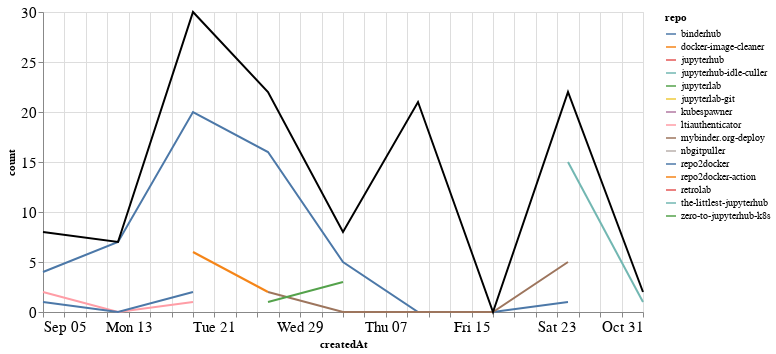

The notebook cell saved with this chart:
### Markdown cell above
### Comments

### Code cell
comments_time = comments.groupby('repo').resample('W', on='createdAt').count()['author'].reset_index()
comments_time = comments_time.rename(columns={'author': 'count'})
comments_time_total = comments_time.groupby('createdAt').agg({"count": "sum"}).reset_index()
ch1 = alt.Chart(comments_time, width=600).mark_line().encode(
    x='createdAt',
    y='count',
    color='repo',
    tooltip="repo"
)

ch2 = alt.Chart(comments_time_total, width=600).mark_line(color="black").encode(
    x='createdAt',
    y='count',
)

ch1 + ch2

### Figure 1 — Vega-Lite specification as saved in the notebook (floating-point values rounded to 4 significant figures)
{"config": {"axisLeft": {"labelFontSize": 15}, "axisBottom": {"labelFontSize": 15}}, "layer": [{"data": {"name": "data-674ad73cc11ed9fe43ff18a269f72885"}, "mark": "line", "encoding": {"color": {"type": "nominal", "field": "repo"}, "tooltip": {"type": "nominal", "field": "repo"}, "x": {"type": "temporal", "field": "createdAt"}, "y": {"type": "quantitative", "field": "count"}}, "width": 600}, {"data": {"name": "data-b68ba59d8bd9e3634dc80a27ba174c88"}, "mark": {"type": "line", "color": "black"}, "encoding": {"x": {"type": "temporal", "field": "createdAt"}, "y": {"type": "quantitative", "field": "count"}}, "width": 600}], "$schema": "https://vega.github.io/schema/vega-lite/v4.8.1.json", "datasets": {"data-674ad73cc11ed9fe43ff18a269f72885": [{"repo": "binderhub", "createdAt": "2021-09-05T00:00:00", "count": 4}, {"repo": "binderhub", "createdAt": "2021-09-12T00:00:00", "count": 7}, {"repo": "binderhub", "createdAt": "2021-09-19T00:00:00", "count": 20}, {"repo": "binderhub", "createdAt": "2021-09-26T00:00:00", "count": 16}, {"repo": "binderhub", "createdAt": "2021-10-03T00:00:00", "count": 5}, {"repo": "binderhub", "createdAt": "2021-10-10T00:00:00", "count": 0}, {"repo": "binderhub", "createdAt": "2021-10-17T00:00:00", "count": 0}, {"repo": "binderhub", "createdAt": "2021-10-24T00:00:00", "count": 1}, {"repo": "docker-image-cleaner", "createdAt": "2021-09-19T00:00:00", "count": 6}, {"repo": "docker-image-cleaner", "createdAt": "2021-09-26T00:00:00", "count": 2}, {"repo": "jupyterhub", "createdAt": "2021-10-10T00:00:00", "count": 17}, {"repo": "jupyterhub-idle-culler", "createdAt": "2021-09-26T00:00:00", "count": 1}, {"repo": "jupyterlab", "createdAt": "2021-10-10T00:00:00", "count": 1}, {"repo": "jupyterlab-git", "createdAt": "2021-10-10T00:00:00", "count": 3}, {"repo": "kubespawner", "createdAt": "2021-10-24T00:00:00", "count": 1}, {"repo": "ltiauthenticator", "createdAt": "2021-09-05T00:00:00", "count": 2}, {"repo": "ltiauthenticator", "createdAt": "2021-09-12T00:00:00", "count": 0}, {"repo": "ltiauthenticator", "createdAt": "2021-09-19T00:00:00", "count": 1}, {"repo": "mybinder.org-deploy", "createdAt": "2021-09-26T00:00:00", "count": 2}, {"repo": "mybinder.org-deploy", "createdAt": "2021-10-03T00:00:00", "count": 0}, {"repo": "mybinder.org-deploy", "createdAt": "2021-10-10T00:00:00", "count": 0}, {"repo": "mybinder.org-deploy", "createdAt": "2021-10-17T00:00:00", "count": 0}, {"repo": "mybinder.org-deploy", "createdAt": "2021-10-24T00:00:00", "count": 5}, {"repo": "nbgitpuller", "createdAt": "2021-09-05T00:00:00", "count": 1}, {"repo": "repo2docker", "createdAt": "2021-09-05T00:00:00", "count": 1}, {"repo": "repo2docker", "createdAt": "2021-09-12T00:00:00", "count": 0}, {"repo": "repo2docker", "createdAt": "2021-09-19T00:00:00", "count": 2}, {"repo": "repo2docker-action", "createdAt": "2021-09-19T00:00:00", "count": 1}, {"repo": "retrolab", "createdAt": "2021-10-31T00:00:00", "count": 1}, {"repo": "the-littlest-jupyterhub", "createdAt": "2021-10-24T00:00:00", "count": 15}, {"repo": "the-littlest-jupyterhub", "createdAt": "2021-10-31T00:00:00", "count": 1}, {"repo": "zero-to-jupyterhub-k8s", "createdAt": "2021-09-26T00:00:00", "count": 1}, {"repo": "zero-to-jupyterhub-k8s", "createdAt": "2021-10-03T00:00:00", "count": 3}], "data-b68ba59d8bd9e3634dc80a27ba174c88": [{"createdAt": "2021-09-05T00:00:00", "count": 8}, {"createdAt": "2021-09-12T00:00:00", "count": 7}, {"createdAt": "2021-09-19T00:00:00", "count": 30}, {"createdAt": "2021-09-26T00:00:00", "count": 22}, {"createdAt": "2021-10-03T00:00:00", "count": 8}, {"createdAt": "2021-10-10T00:00:00", "count": 21}, {"createdAt": "2021-10-17T00:00:00", "count": 0}, {"createdAt": "2021-10-24T00:00:00", "count": 22}, {"createdAt": "2021-10-31T00:00:00", "count": 2}]}}
